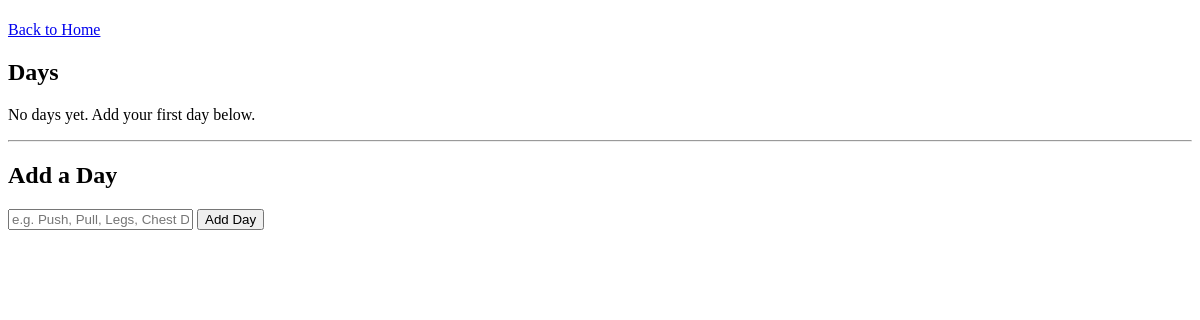
Before: /split/1 with the older database file.
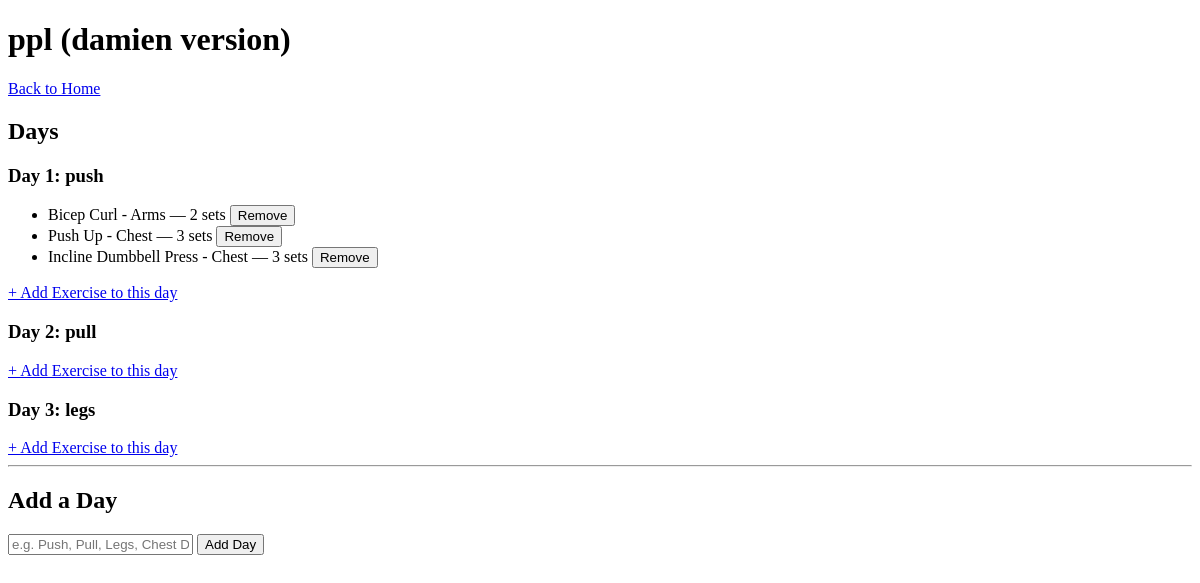
After: the same page with the newer database file.
### tables this page shows
CREATE TABLE workout_splits (
            id INTEGER PRIMARY KEY AUTOINCREMENT,
            name TEXT NOT NULL
        );

CREATE TABLE split_days (
            id INTEGER PRIMARY KEY AUTOINCREMENT,
            split_id INTEGER NOT NULL,
            day_name TEXT NOT NULL,
            day_order INTEGER NOT NULL,
            FOREIGN KEY (split_id) REFERENCES workout_splits(id)
        );

CREATE TABLE split_exercises (
            id INTEGER PRIMARY KEY AUTOINCREMENT,
            split_day_id INTEGER NOT NULL,
            exercise_id INTEGER NOT NULL,
            sets_count INTEGER NOT NULL DEFAULT 3,
            FOREIGN KEY (split_day_id) REFERENCES split_days(id),
            FOREIGN KEY (exercise_id) REFERENCES exercises(id)
        );

CREATE TABLE exercises (
            id INTEGER PRIMARY KEY AUTOINCREMENT,
            name TEXT NOT NULL,
            muscle_group TEXT NOT NULL
        );

### app.py (the view)
@app.route("/split/<int:split_id>")
def view_split(split_id):
    conn = get_db()
    cursor = conn.cursor()
    cursor.execute("SELECT * FROM workout_splits WHERE id = ?", (split_id,))
    split = cursor.fetchone()
    cursor.execute(
        "SELECT * FROM split_days WHERE split_id = ? ORDER BY day_order",
        (split_id,)
    )
    days = cursor.fetchall()
    days_with_exercises = []
    for day in days:
        cursor.execute("""
            SELECT exercises.*, split_exercises.sets_count,
                   split_exercises.id as split_exercise_id
            FROM exercises
            JOIN split_exercises ON exercises.id = split_exercises.exercise_id
            WHERE split_exercises.split_day_id = ?
        """, (day["id"],))
        day_exercises = cursor.fetchall()
        days_with_exercises.append({
            "id": day["id"],
            "day_name": day["day_name"],
            "day_order": day["day_order"],
            "exercises": day_exercises
        })
    conn.close()
    return render_template("view_split.html", split=split, days=days_with_exercises)

### app.py (called while the page is built)
def get_db():
    conn = sqlite3.connect(DB_PATH)
    conn.row_factory = sqlite3.Row
    return conn

### templates/view_split.html (shortened to what this page needs)
<!DOCTYPE html>
<html lang="en">
<head>
</head>
<body>
    <h1>{{ split.name }}</h1>
    <a href="/">Back to Home</a>
    <h2>Days</h2>
    {% if days %}
        {% for day in days %}
            <div>
                <h3>Day {{ day.day_order }}: {{ day.day_name }}</h3>
                <ul>
                    {% for exercise in day.exercises %}
                        <li>
                            {{ exercise.name }} - {{ exercise.muscle_group }} — {{ exercise.sets_count }} sets
                            <form action="/split/{{ split.id }}/remove-exercise/{{ day.id }}/{{ exercise.split_exercise_id }}" method="POST" style="display:inline">
                                <button type="submit">Remove</button>
                            </form>
                        </li>
                    {% endfor %}
                </ul>
                <a href="/split/{{ split.id }}/add-day-exercise/{{ day.id }}">+ Add Exercise to this day</a>
            </div>
        {% endfor %}
    {% else %}
        <p>No days yet. Add your first day below.</p>
    {% endif %}
    <hr>
    <h2>Add a Day</h2>
    <form action="/split/{{ split.id }}/add-day" method="POST">
        <input type="text" name="day_name" placeholder="e.g. Push, Pull, Legs, Chest Day" required>
        <button type="submit">Add Day</button>
    </form>
</body>
</html>

Changed rows visible on the page:
added workout_splits: name "ppl (damien version)"
added split_days: day_order "1", day_name "push"
added split_exercises: name "Bicep Curl", muscle_group "Arms", sets_count "2"
added split_exercises: name "Push Up", muscle_group "Chest", sets_count "3"
added split_exercises: name "Incline Dumbbell Press", muscle_group "Chest", sets_count "3"
added split_days: day_order "2", day_name "pull"
now on this page (row edited): split_days: day_order "3", day_name "legs"
Other visible differences:
text no longer shown: "No days yet. Add your first day below."
